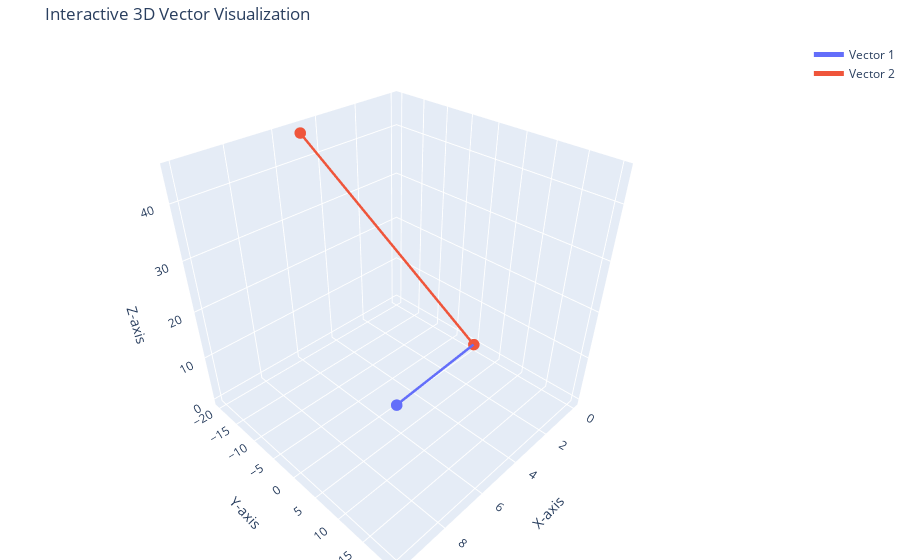

Source (notebook cell):
### Code cell
plot_vectors_3d_interactive([vector_a, vector_b])

### Figure 1 — Plotly figure (JSON) as saved in the notebook; plotly's stock layout.template omitted (floating-point values rounded to 4 significant figures)
{"data": [{"line": {"width": 5}, "marker": {"size": 4}, "mode": "lines+markers", "name": "Vector 1", "type": "scatter3d", "x": [0, 10], "y": [0, 20], "z": [0, 30]}, {"line": {"width": 5}, "marker": {"size": 4}, "mode": "lines+markers", "name": "Vector 2", "type": "scatter3d", "x": [0, 5], "y": [0, -20], "z": [0, 45]}], "layout": {"margin": {"b": 0, "l": 0, "r": 0, "t": 40}, "scene": {"xaxis": {"title": {"text": "X-axis"}}, "yaxis": {"title": {"text": "Y-axis"}}, "zaxis": {"title": {"text": "Z-axis"}}}, "title": {"text": "Interactive 3D Vector Visualization"}}}
